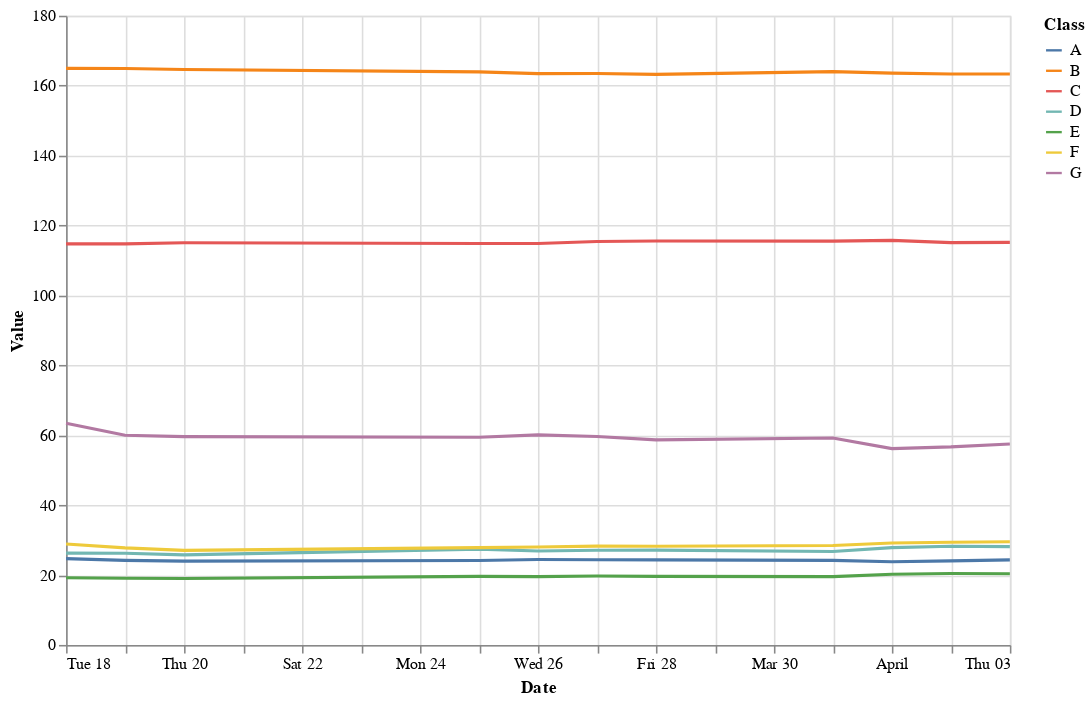

Source (notebook cell):
### Markdown cell above
### Altair

### Code cell
alt.Chart(data_long).mark_line().encode(
    x=alt.X('Date', title='Date', scale=alt.Scale(zero=False)),
    y=alt.Y('value', title='Value', scale=alt.Scale(zero=False)),
    color='Class'
).properties(
    width=600,
    height=400
)

### Figure 1 — Vega-Lite specification as saved in the notebook (floating-point values rounded to 4 significant figures)
{"config": {"view": {"continuousWidth": 400, "continuousHeight": 300}}, "data": {"name": "data-cb966e01c34f8544ec42102082317be5"}, "mark": "line", "encoding": {"color": {"type": "nominal", "field": "Class"}, "x": {"type": "temporal", "field": "Date", "scale": {"zero": false}, "title": "Date"}, "y": {"type": "quantitative", "field": "value", "scale": {"zero": false}, "title": "Value"}}, "height": 400, "width": 600, "$schema": "https://vega.github.io/schema/vega-lite/v4.8.1.json", "datasets": {"data-cb966e01c34f8544ec42102082317be5": [{"Date": "2008-03-18T00:00:00", "Class": "A", "value": 24.68}, {"Date": "2008-03-19T00:00:00", "Class": "A", "value": 24.18}, {"Date": "2008-03-20T00:00:00", "Class": "A", "value": 23.99}, {"Date": "2008-03-25T00:00:00", "Class": "A", "value": 24.14}, {"Date": "2008-03-26T00:00:00", "Class": "A", "value": 24.44}, {"Date": "2008-03-27T00:00:00", "Class": "A", "value": 24.38}, {"Date": "2008-03-28T00:00:00", "Class": "A", "value": 24.32}, {"Date": "2008-03-31T00:00:00", "Class": "A", "value": 24.19}, {"Date": "2008-04-01T00:00:00", "Class": "A", "value": 23.81}, {"Date": "2008-04-02T00:00:00", "Class": "A", "value": 24.03}, {"Date": "2008-04-03T00:00:00", "Class": "A", "value": 24.34}, {"Date": "2008-03-18T00:00:00", "Class": "B", "value": 164.9}, {"Date": "2008-03-19T00:00:00", "Class": "B", "value": 164.9}, {"Date": "2008-03-20T00:00:00", "Class": "B", "value": 164.6}, {"Date": "2008-03-25T00:00:00", "Class": "B", "value": 163.9}, {"Date": "2008-03-26T00:00:00", "Class": "B", "value": 163.4}, {"Date": "2008-03-27T00:00:00", "Class": "B", "value": 163.5}, {"Date": "2008-03-28T00:00:00", "Class": "B", "value": 163.2}, {"Date": "2008-03-31T00:00:00", "Class": "B", "value": 164.0}, {"Date": "2008-04-01T00:00:00", "Class": "B", "value": 163.6}, {"Date": "2008-04-02T00:00:00", "Class": "B", "value": 163.3}, {"Date": "2008-04-03T00:00:00", "Class": "B", "value": 163.3}, {"Date": "2008-03-18T00:00:00", "Class": "C", "value": 114.7}, {"Date": "2008-03-19T00:00:00", "Class": "C", "value": 114.8}, {"Date": "2008-03-20T00:00:00", "Class": "C", "value": 115.0}, {"Date": "2008-03-25T00:00:00", "Class": "C", "value": 114.8}, {"Date": "2008-03-26T00:00:00", "Class": "C", "value": 114.8}, {"Date": "2008-03-27T00:00:00", "Class": "C", "value": 115.4}, {"Date": "2008-03-28T00:00:00", "Class": "C", "value": 115.6}, {"Date": "2008-03-31T00:00:00", "Class": "C", "value": 115.5}, {"Date": "2008-04-01T00:00:00", "Class": "C", "value": 115.7}, {"Date": "2008-04-02T00:00:00", "Class": "C", "value": 115.1}, {"Date": "2008-04-03T00:00:00", "Class": "C", "value": 115.2}, {"Date": "2008-03-18T00:00:00", "Class": "D", "value": 26.27}, {"Date": "2008-03-19T00:00:00", "Class": "D", "value": 26.22}, {"Date": "2008-03-20T00:00:00", "Class": "D", "value": 25.78}, {"Date": "2008-03-25T00:00:00", "Class": "D", "value": 27.41}, {"Date": "2008-03-26T00:00:00", "Class": "D", "value": 26.86}, {"Date": "2008-03-27T00:00:00", "Class": "D", "value": 27.09}, {"Date": "2008-03-28T00:00:00", "Class": "D", "value": 27.13}, {"Date": "2008-03-31T00:00:00", "Class": "D", "value": 26.74}, {"Date": "2008-04-01T00:00:00", "Class": "D", "value": 27.82}, {"Date": "2008-04-02T00:00:00", "Class": "D", "value": 28.22}, {"Date": "2008-04-03T00:00:00", "Class": "D", "value": 28.14}, {"Date": "2008-03-18T00:00:00", "Class": "E", "value": 19.21}, {"Date": "2008-03-19T00:00:00", "Class": "E", "value": 19.07}, {"Date": "2008-03-20T00:00:00", "Class": "E", "value": 19.01}, {"Date": "2008-03-25T00:00:00", "Class": "E", "value": 19.61}, {"Date": "2008-03-26T00:00:00", "Class": "E", "value": 19.53}, {"Date": "2008-03-27T00:00:00", "Class": "E", "value": 19.72}, {"Date": "2008-03-28T00:00:00", "Class": "E", "value": 19.63}, {"Date": "2008-03-31T00:00:00", "Class": "E", "value": 19.55}, {"Date": "2008-04-01T00:00:00", "Class": "E", "value": 20.21}, {"Date": "2008-04-02T00:00:00", "Class": "E", "value": 20.42}, {"Date": "2008-04-03T00:00:00", "Class": "E", "value": 20.36}, {"Date": "2008-03-18T00:00:00", "Class": "F", "value": 28.87}, {"Date": "2008-03-19T00:00:00", "Class": "F", "value": 27.76}, {"Date": "2008-03-20T00:00:00", "Class": "F", "value": 27.04}, {"Date": "2008-03-25T00:00:00", "Class": "F", "value": 27.84}, {"Date": "2008-03-26T00:00:00", "Class": "F", "value": 28.02}, {"Date": "2008-03-27T00:00:00", "Class": "F", "value": 28.25}, {"Date": "2008-03-28T00:00:00", "Class": "F", "value": 28.24}, {"Date": "2008-03-31T00:00:00", "Class": "F", "value": 28.43}, {"Date": "2008-04-01T00:00:00", "Class": "F", "value": 29.17}, {"Date": "2008-04-02T00:00:00", "Class": "F", "value": 29.38}, {"Date": "2008-04-03T00:00:00", "Class": "F", "value": 29.51}, {"Date": "2008-03-18T00:00:00", "Class": "G", "value": 63.44}, {"Date": "2008-03-19T00:00:00", "Class": "G", "value": 59.98}, {"Date": "2008-03-20T00:00:00", "Class": "G", "value": 59.61}, {"Date": "2008-03-25T00:00:00", "Class": "G", "value": 59.41}, {"Date": "2008-03-26T00:00:00", "Class": "G", "value": 60.09}, {"Date": "2008-03-27T00:00:00", "Class": "G", "value": 59.62}, {"Date": "2008-03-28T00:00:00", "Class": "G", "value": 58.65}, {"Date": "2008-03-31T00:00:00", "Class": "G", "value": 59.2}, {"Date": "2008-04-01T00:00:00", "Class": "G", "value": 56.18}, {"Date": "2008-04-02T00:00:00", "Class": "G", "value": 56.64}, {"Date": "2008-04-03T00:00:00", "Class": "G", "value": 57.49}]}}
